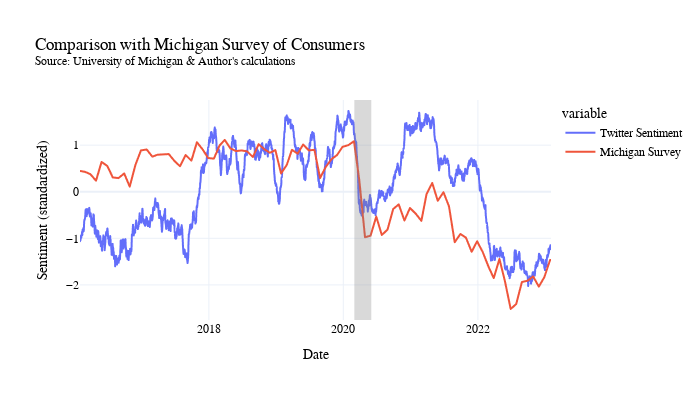
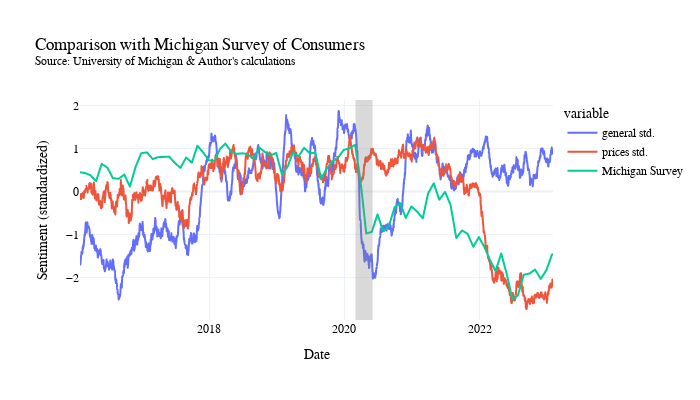

Notebook cell for these charts, in order:
### Code cell
#Create the finalized scores by taking rolling average, and converting to z-score

#Collect both the daily average score and count into one dataframe
merged_df = pd.merge(agg_count, agg_means, left_index=True, right_index=True, how='inner',suffixes=('_count','_mean'))
merged_df = merged_df.sort_index(ascending=True)
#suffix "_x" refers to score, "_y" refers to count
#Create a custom score metric and take a moving average
for cat in category_list:   
    merged_df[cat +"_score"] = merged_df[cat +"_mean"].rolling(30,min_periods=1).mean()
    merged_df[cat +" std."] = stats.zscore(merged_df[cat +"_score"], nan_policy='omit')

#Merge the Michigan sentiment with twitter sentiment
merged_plot = pd.merge(merged_df, df_mich, left_index=True, right_index=True, how='left')

#Interpolate missing values due to michigan being monthly and twitter sentiment being daily
merged_plot = merged_plot.interpolate()
merged_plot["Michigan Survey"] = stats.zscore(merged_plot["ICS_ALL"], nan_policy='omit')

#Create the final index by combining general and price sentiment 
merged_plot['total'] = (merged_plot['general_score'] + merged_plot['prices_score'])
merged_plot["Twitter Sentiment"] = stats.zscore(merged_plot["total"], nan_policy='omit')
merged_plot["General Sentiment"] = merged_plot["general std."]
merged_plot["Prices Sentiment"] = merged_plot["prices std."]

#Roll forward to get rid of nans from the rolling average 
merged_plot = merged_plot.iloc[32: , :]

#Plot the two for comparison
plot_clean(merged_plot, ['Twitter Sentiment','Michigan Survey'], "Comparison with Michigan Survey of Consumers<br><sup>Source: University of Michigan & Author's calculations</sup>",'Sentiment (standardized)',400)

plot_clean(merged_plot, ['general std.','prices std.','Michigan Survey'], "Comparison with Michigan Survey of Consumers<br><sup>Source: University of Michigan & Author's calculations</sup>",'Sentiment (standardized)',400)

### Figure 1 — Plotly figure (JSON) as saved in the notebook; plotly's stock layout.template omitted (floating-point values rounded to 4 significant figures; data arrays with more than 128 entries replaced by an {"elided": "..."} marker saying what was removed)
{"data": [{"hovertemplate": "variable=Twitter Sentiment<br>date=%{x}<br>value=%{y}<extra></extra>", "legendgroup": "Twitter Sentiment", "line": {"color": "#636efa", "dash": "solid"}, "marker": {"symbol": "circle"}, "mode": "lines", "name": "Twitter Sentiment", "showlegend": true, "type": "scattergl", "x": {"elided": "2559 str values"}, "xaxis": "x", "y": {"elided": "2559 float values"}, "yaxis": "y"}, {"hovertemplate": "variable=Michigan Survey<br>date=%{x}<br>value=%{y}<extra></extra>", "legendgroup": "Michigan Survey", "line": {"color": "#EF553B", "dash": "solid"}, "marker": {"symbol": "circle"}, "mode": "lines", "name": "Michigan Survey", "showlegend": true, "type": "scattergl", "x": {"elided": "2559 str values"}, "xaxis": "x", "y": {"elided": "2559 float values"}, "yaxis": "y"}], "layout": {"font": {"color": "black", "family": "Georgia"}, "height": 400, "legend": {"title": {"text": "variable"}, "tracegroupgap": 0}, "shapes": [{"fillcolor": "grey", "line": {"width": 0}, "opacity": 0.3, "type": "rect", "x0": "2020-03-01 00:00:00", "x1": "2020-06-01 00:00:00", "xref": "x", "y0": 0, "y1": 1, "yref": "y domain"}], "title": {"text": "Comparison with Michigan Survey of Consumers<br><sup>Source: University of Michigan & Author's calculations</sup>"}, "width": 700, "xaxis": {"anchor": "y", "domain": [0, 1], "title": {"text": "Date"}}, "yaxis": {"anchor": "x", "domain": [0, 1], "title": {"text": "Sentiment (standardized)"}}}}

### Figure 2 — Plotly figure (JSON) as saved in the notebook; plotly's stock layout.template omitted (floating-point values rounded to 4 significant figures; data arrays with more than 128 entries replaced by an {"elided": "..."} marker saying what was removed)
{"data": [{"hovertemplate": "variable=general std.<br>date=%{x}<br>value=%{y}<extra></extra>", "legendgroup": "general std.", "line": {"color": "#636efa", "dash": "solid"}, "marker": {"symbol": "circle"}, "mode": "lines", "name": "general std.", "showlegend": true, "type": "scattergl", "x": {"elided": "2559 str values"}, "xaxis": "x", "y": {"elided": "2559 float values"}, "yaxis": "y"}, {"hovertemplate": "variable=prices std.<br>date=%{x}<br>value=%{y}<extra></extra>", "legendgroup": "prices std.", "line": {"color": "#EF553B", "dash": "solid"}, "marker": {"symbol": "circle"}, "mode": "lines", "name": "prices std.", "showlegend": true, "type": "scattergl", "x": {"elided": "2559 str values"}, "xaxis": "x", "y": {"elided": "2559 float values"}, "yaxis": "y"}, {"hovertemplate": "variable=Michigan Survey<br>date=%{x}<br>value=%{y}<extra></extra>", "legendgroup": "Michigan Survey", "line": {"color": "#00cc96", "dash": "solid"}, "marker": {"symbol": "circle"}, "mode": "lines", "name": "Michigan Survey", "showlegend": true, "type": "scattergl", "x": {"elided": "2559 str values"}, "xaxis": "x", "y": {"elided": "2559 float values"}, "yaxis": "y"}], "layout": {"font": {"color": "black", "family": "Georgia"}, "height": 400, "legend": {"title": {"text": "variable"}, "tracegroupgap": 0}, "shapes": [{"fillcolor": "grey", "line": {"width": 0}, "opacity": 0.3, "type": "rect", "x0": "2020-03-01 00:00:00", "x1": "2020-06-01 00:00:00", "xref": "x", "y0": 0, "y1": 1, "yref": "y domain"}], "title": {"text": "Comparison with Michigan Survey of Consumers<br><sup>Source: University of Michigan & Author's calculations</sup>"}, "width": 700, "xaxis": {"anchor": "y", "domain": [0, 1], "title": {"text": "Date"}}, "yaxis": {"anchor": "x", "domain": [0, 1], "title": {"text": "Sentiment (standardized)"}}}}
